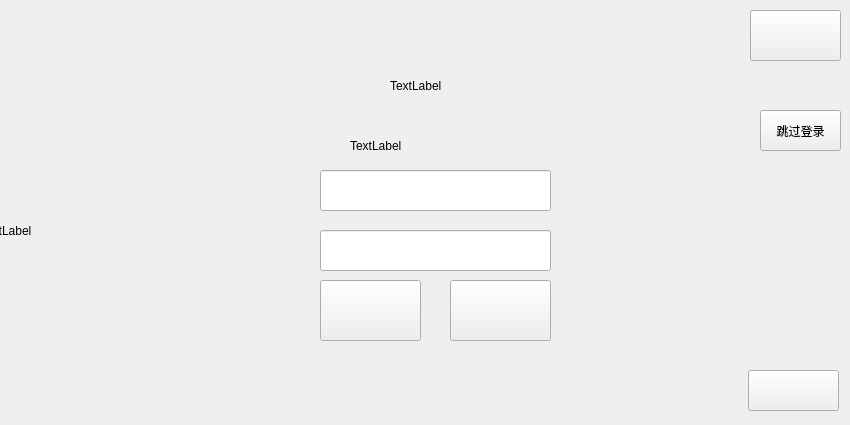
<?xml version="1.0" encoding="UTF-8"?>
<ui version="4.0">
 <class>Widget</class>
 <widget class="QWidget" name="Widget">
  <property name="geometry">
   <rect>
    <x>0</x>
    <y>0</y>
    <width>850</width>
    <height>425</height>
   </rect>
  </property>
  <property name="windowTitle">
   <string>Widget</string>
  </property>
  <widget class="QLabel" name="label">
   <property name="geometry">
    <rect>
     <x>350</x>
     <y>120</y>
     <width>181</width>
     <height>51</height>
    </rect>
   </property>
   <property name="minimumSize">
    <size>
     <width>141</width>
     <height>17</height>
    </size>
   </property>
   <property name="text">
    <string>TextLabel</string>
   </property>
  </widget>
  <widget class="QLabel" name="label_2">
   <property name="geometry">
    <rect>
     <x>-20</x>
     <y>-100</y>
     <width>871</width>
     <height>661</height>
    </rect>
   </property>
   <property name="text">
    <string>TextLabel</string>
   </property>
  </widget>
  <widget class="QLabel" name="label_3">
   <property name="geometry">
    <rect>
     <x>390</x>
     <y>50</y>
     <width>67</width>
     <height>71</height>
    </rect>
   </property>
   <property name="text">
    <string>TextLabel</string>
   </property>
  </widget>
  <widget class="QLineEdit" name="lineEdit">
   <property name="geometry">
    <rect>
     <x>320</x>
     <y>170</y>
     <width>231</width>
     <height>41</height>
    </rect>
   </property>
   <property name="text">
    <string/>
   </property>
  </widget>
  <widget class="QLineEdit" name="lineEdit_2">
   <property name="geometry">
    <rect>
     <x>320</x>
     <y>230</y>
     <width>231</width>
     <height>41</height>
    </rect>
   </property>
  </widget>
  <widget class="QPushButton" name="pushButton">
   <property name="geometry">
    <rect>
     <x>320</x>
     <y>280</y>
     <width>101</width>
     <height>61</height>
    </rect>
   </property>
   <property name="text">
    <string/>
   </property>
  </widget>
  <widget class="QPushButton" name="pushButton_2">
   <property name="geometry">
    <rect>
     <x>450</x>
     <y>280</y>
     <width>101</width>
     <height>61</height>
    </rect>
   </property>
   <property name="text">
    <string/>
   </property>
  </widget>
  <widget class="QPushButton" name="pushButton_3">
   <property name="geometry">
    <rect>
     <x>748</x>
     <y>370</y>
     <width>91</width>
     <height>41</height>
    </rect>
   </property>
   <property name="text">
    <string/>
   </property>
  </widget>
  <widget class="QPushButton" name="pushButton_4">
   <property name="geometry">
    <rect>
     <x>750</x>
     <y>10</y>
     <width>91</width>
     <height>51</height>
    </rect>
   </property>
   <property name="text">
    <string/>
   </property>
  </widget>
  <widget class="QPushButton" name="pushButton_5">
   <property name="geometry">
    <rect>
     <x>760</x>
     <y>110</y>
     <width>81</width>
     <height>41</height>
    </rect>
   </property>
   <property name="text">
    <string>跳过登录</string>
   </property>
  </widget>
  <zorder>label_2</zorder>
  <zorder>label</zorder>
  <zorder>label_3</zorder>
  <zorder>lineEdit</zorder>
  <zorder>lineEdit_2</zorder>
  <zorder>pushButton</zorder>
  <zorder>pushButton_2</zorder>
  <zorder>pushButton_3</zorder>
  <zorder>pushButton_4</zorder>
  <zorder>pushButton_5</zorder>
 </widget>
 <resources/>
 <connections/>
</ui>
